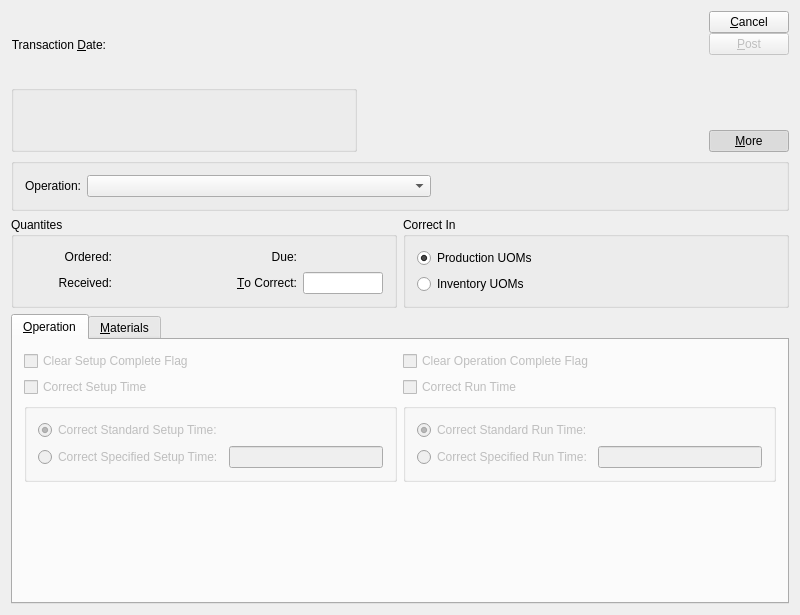
<?xml version="1.0" encoding="UTF-8"?>
<ui version="4.0">
 <comment>This file is part of the xtmfg Package for xTuple ERP,
and is Copyright (c) 1999-2017 by OpenMFG LLC, d/b/a xTuple.  It
is licensed to you under the xTuple End-User License Agreement (&quot;the
EULA&quot;), the full text of which is available at www.xtuple.com/EULA.
While the EULA gives you access to source code and encourages your
involvement in the development process, this Package is not free
software.  By using this software, you agree to be bound by the
terms of the EULA.</comment>
 <class>correctOperationsPosting</class>
 <widget class="QDialog" name="correctOperationsPosting">
  <property name="geometry">
   <rect>
    <x>0</x>
    <y>0</y>
    <width>800</width>
    <height>615</height>
   </rect>
  </property>
  <property name="windowTitle">
   <string>Correct Operation Posting</string>
  </property>
  <layout class="QGridLayout" name="gridLayout_5">
   <item row="0" column="0" colspan="2">
    <layout class="QHBoxLayout" name="horizontalLayout_2">
     <item>
      <layout class="QVBoxLayout" name="verticalLayout">
       <item>
        <layout class="QHBoxLayout" name="horizontalLayout">
         <item>
          <widget class="QLabel" name="_transDateLit">
           <property name="text">
            <string>Transaction &amp;Date:</string>
           </property>
           <property name="alignment">
            <set>Qt::AlignRight|Qt::AlignTrailing|Qt::AlignVCenter</set>
           </property>
           <property name="buddy">
            <cstring>_transDate</cstring>
           </property>
          </widget>
         </item>
         <item>
          <widget class="DLineEdit" name="_transDate">
           <property name="sizePolicy">
            <sizepolicy hsizetype="Preferred" vsizetype="Fixed">
             <horstretch>0</horstretch>
             <verstretch>0</verstretch>
            </sizepolicy>
           </property>
          </widget>
         </item>
         <item>
          <spacer>
           <property name="orientation">
            <enum>Qt::Horizontal</enum>
           </property>
           <property name="sizeType">
            <enum>QSizePolicy::Expanding</enum>
           </property>
           <property name="sizeHint" stdset="0">
            <size>
             <width>20</width>
             <height>20</height>
            </size>
           </property>
          </spacer>
         </item>
        </layout>
       </item>
       <item>
        <widget class="QGroupBox" name="_woGroup">
         <property name="title">
          <string/>
         </property>
         <layout class="QGridLayout" name="gridLayout">
          <item row="0" column="0">
           <widget class="WoCluster" name="_wo">
            <property name="focusPolicy">
             <enum>Qt::StrongFocus</enum>
            </property>
           </widget>
          </item>
         </layout>
        </widget>
       </item>
      </layout>
     </item>
     <item>
      <spacer>
       <property name="orientation">
        <enum>Qt::Horizontal</enum>
       </property>
       <property name="sizeType">
        <enum>QSizePolicy::Expanding</enum>
       </property>
       <property name="sizeHint" stdset="0">
        <size>
         <width>20</width>
         <height>20</height>
        </size>
       </property>
      </spacer>
     </item>
     <item>
      <layout class="QVBoxLayout">
       <property name="spacing">
        <number>0</number>
       </property>
       <item>
        <widget class="QPushButton" name="_close">
         <property name="text">
          <string>&amp;Cancel</string>
         </property>
        </widget>
       </item>
       <item>
        <widget class="QPushButton" name="_post">
         <property name="enabled">
          <bool>false</bool>
         </property>
         <property name="text">
          <string>&amp;Post</string>
         </property>
         <property name="default">
          <bool>true</bool>
         </property>
        </widget>
       </item>
       <item>
        <spacer>
         <property name="orientation">
          <enum>Qt::Vertical</enum>
         </property>
         <property name="sizeType">
          <enum>QSizePolicy::Expanding</enum>
         </property>
         <property name="sizeHint" stdset="0">
          <size>
           <width>20</width>
           <height>35</height>
          </size>
         </property>
        </spacer>
       </item>
       <item>
        <widget class="QPushButton" name="_more">
         <property name="text">
          <string>&amp;More</string>
         </property>
         <property name="checkable">
          <bool>true</bool>
         </property>
         <property name="checked">
          <bool>true</bool>
         </property>
        </widget>
       </item>
      </layout>
     </item>
    </layout>
   </item>
   <item row="1" column="0" colspan="2">
    <widget class="QGroupBox" name="_operationGroup">
     <property name="minimumSize">
      <size>
       <width>648</width>
       <height>0</height>
      </size>
     </property>
     <property name="title">
      <string/>
     </property>
     <layout class="QHBoxLayout">
      <item>
       <widget class="QLabel" name="_woOperationLit">
        <property name="text">
         <string>Operation:</string>
        </property>
        <property name="alignment">
         <set>Qt::AlignRight|Qt::AlignTrailing|Qt::AlignVCenter</set>
        </property>
       </widget>
      </item>
      <item>
       <widget class="XComboBox" name="_wooper">
        <property name="sizePolicy">
         <sizepolicy hsizetype="Expanding" vsizetype="Fixed">
          <horstretch>0</horstretch>
          <verstretch>0</verstretch>
         </sizepolicy>
        </property>
       </widget>
      </item>
      <item>
       <spacer>
        <property name="orientation">
         <enum>Qt::Horizontal</enum>
        </property>
        <property name="sizeType">
         <enum>QSizePolicy::MinimumExpanding</enum>
        </property>
        <property name="sizeHint" stdset="0">
         <size>
          <width>0</width>
          <height>20</height>
         </size>
        </property>
       </spacer>
      </item>
     </layout>
    </widget>
   </item>
   <item row="2" column="0">
    <widget class="QGroupBox" name="_qtyGroup">
     <property name="title">
      <string>Quantites</string>
     </property>
     <layout class="QGridLayout">
      <item row="0" column="0">
       <widget class="QLabel" name="_qtyOrderedLit">
        <property name="text">
         <string>Ordered:</string>
        </property>
        <property name="alignment">
         <set>Qt::AlignRight|Qt::AlignTrailing|Qt::AlignVCenter</set>
        </property>
       </widget>
      </item>
      <item row="0" column="1">
       <widget class="XLabel" name="_qtyOrdered">
        <property name="alignment">
         <set>Qt::AlignRight|Qt::AlignTrailing|Qt::AlignVCenter</set>
        </property>
       </widget>
      </item>
      <item row="0" column="2">
       <widget class="QLabel" name="_qtyBalanceLit">
        <property name="text">
         <string>Due:</string>
        </property>
        <property name="alignment">
         <set>Qt::AlignRight|Qt::AlignTrailing|Qt::AlignVCenter</set>
        </property>
       </widget>
      </item>
      <item row="0" column="3">
       <widget class="XLabel" name="_qtyBalance">
        <property name="alignment">
         <set>Qt::AlignRight|Qt::AlignTrailing|Qt::AlignVCenter</set>
        </property>
       </widget>
      </item>
      <item row="1" column="0">
       <widget class="QLabel" name="_qtyReceivedLit">
        <property name="text">
         <string>Received:</string>
        </property>
        <property name="alignment">
         <set>Qt::AlignRight|Qt::AlignTrailing|Qt::AlignVCenter</set>
        </property>
       </widget>
      </item>
      <item row="1" column="1">
       <widget class="XLabel" name="_qtyReceived">
        <property name="alignment">
         <set>Qt::AlignRight|Qt::AlignTrailing|Qt::AlignVCenter</set>
        </property>
       </widget>
      </item>
      <item row="1" column="2">
       <widget class="QLabel" name="_qtyToCorrectLit">
        <property name="sizePolicy">
         <sizepolicy hsizetype="Preferred" vsizetype="Fixed">
          <horstretch>0</horstretch>
          <verstretch>0</verstretch>
         </sizepolicy>
        </property>
        <property name="text">
         <string>&amp;To Correct:</string>
        </property>
        <property name="alignment">
         <set>Qt::AlignRight|Qt::AlignTrailing|Qt::AlignVCenter</set>
        </property>
        <property name="buddy">
         <cstring>_qty</cstring>
        </property>
       </widget>
      </item>
      <item row="1" column="3">
       <widget class="XLineEdit" name="_qty">
        <property name="sizePolicy">
         <sizepolicy hsizetype="Preferred" vsizetype="Fixed">
          <horstretch>0</horstretch>
          <verstretch>0</verstretch>
         </sizepolicy>
        </property>
        <property name="maximumSize">
         <size>
          <width>80</width>
          <height>16777215</height>
         </size>
        </property>
        <property name="alignment">
         <set>Qt::AlignRight</set>
        </property>
       </widget>
      </item>
     </layout>
    </widget>
   </item>
   <item row="2" column="1">
    <widget class="QGroupBox" name="_uomGroup">
     <property name="title">
      <string>Correct In</string>
     </property>
     <layout class="QGridLayout">
      <item row="0" column="0">
       <widget class="QRadioButton" name="_productionUOM">
        <property name="sizePolicy">
         <sizepolicy hsizetype="Minimum" vsizetype="Fixed">
          <horstretch>0</horstretch>
          <verstretch>0</verstretch>
         </sizepolicy>
        </property>
        <property name="text">
         <string>Production UOMs</string>
        </property>
        <property name="checked">
         <bool>true</bool>
        </property>
       </widget>
      </item>
      <item row="1" column="0">
       <widget class="QRadioButton" name="_inventoryUOM">
        <property name="sizePolicy">
         <sizepolicy hsizetype="Minimum" vsizetype="Fixed">
          <horstretch>0</horstretch>
          <verstretch>0</verstretch>
         </sizepolicy>
        </property>
        <property name="text">
         <string>Inventory UOMs</string>
        </property>
       </widget>
      </item>
      <item row="0" column="1">
       <spacer>
        <property name="orientation">
         <enum>Qt::Horizontal</enum>
        </property>
        <property name="sizeType">
         <enum>QSizePolicy::Preferred</enum>
        </property>
        <property name="sizeHint" stdset="0">
         <size>
          <width>40</width>
          <height>20</height>
         </size>
        </property>
       </spacer>
      </item>
     </layout>
    </widget>
   </item>
   <item row="3" column="0" colspan="2">
    <widget class="QTabWidget" name="_moreTab">
     <property name="currentIndex">
      <number>0</number>
     </property>
     <widget class="QWidget" name="_opTab">
      <attribute name="title">
       <string>&amp;Operation</string>
      </attribute>
      <layout class="QGridLayout" name="gridLayout_3">
       <item row="0" column="0">
        <layout class="QVBoxLayout" name="verticalLayout_4">
         <item>
          <layout class="QGridLayout" name="gridLayout_2">
           <item row="0" column="0">
            <layout class="QVBoxLayout" name="verticalLayout_2">
             <item>
              <layout class="QHBoxLayout">
               <item>
                <widget class="QCheckBox" name="_clearSuComplete">
                 <property name="enabled">
                  <bool>false</bool>
                 </property>
                 <property name="sizePolicy">
                  <sizepolicy hsizetype="Expanding" vsizetype="Fixed">
                   <horstretch>0</horstretch>
                   <verstretch>0</verstretch>
                  </sizepolicy>
                 </property>
                 <property name="text">
                  <string>Clear Setup Complete Flag</string>
                 </property>
                </widget>
               </item>
               <item>
                <spacer>
                 <property name="orientation">
                  <enum>Qt::Horizontal</enum>
                 </property>
                 <property name="sizeType">
                  <enum>QSizePolicy::Expanding</enum>
                 </property>
                 <property name="sizeHint" stdset="0">
                  <size>
                   <width>0</width>
                   <height>0</height>
                  </size>
                 </property>
                </spacer>
               </item>
              </layout>
             </item>
             <item>
              <layout class="QHBoxLayout">
               <item>
                <widget class="QCheckBox" name="_correctSutime">
                 <property name="enabled">
                  <bool>false</bool>
                 </property>
                 <property name="sizePolicy">
                  <sizepolicy hsizetype="Minimum" vsizetype="Fixed">
                   <horstretch>0</horstretch>
                   <verstretch>0</verstretch>
                  </sizepolicy>
                 </property>
                 <property name="text">
                  <string>Correct Setup Time</string>
                 </property>
                </widget>
               </item>
               <item>
                <spacer>
                 <property name="orientation">
                  <enum>Qt::Horizontal</enum>
                 </property>
                 <property name="sizeType">
                  <enum>QSizePolicy::Expanding</enum>
                 </property>
                 <property name="sizeHint" stdset="0">
                  <size>
                   <width>0</width>
                   <height>0</height>
                  </size>
                 </property>
                </spacer>
               </item>
              </layout>
             </item>
             <item>
              <widget class="QGroupBox" name="_sutimeGroup">
               <property name="enabled">
                <bool>false</bool>
               </property>
               <property name="title">
                <string/>
               </property>
               <layout class="QVBoxLayout">
                <item>
                 <layout class="QHBoxLayout">
                  <item>
                   <widget class="QRadioButton" name="_correctStandardSutime">
                    <property name="text">
                     <string>Correct Standard Setup Time:</string>
                    </property>
                    <property name="checked">
                     <bool>true</bool>
                    </property>
                   </widget>
                  </item>
                  <item>
                   <widget class="XLabel" name="_standardSutime">
                    <property name="sizePolicy">
                     <sizepolicy hsizetype="Expanding" vsizetype="Preferred">
                      <horstretch>0</horstretch>
                      <verstretch>0</verstretch>
                     </sizepolicy>
                    </property>
                   </widget>
                  </item>
                 </layout>
                </item>
                <item>
                 <layout class="QHBoxLayout">
                  <item>
                   <widget class="QRadioButton" name="_correctSpecifiedSutime">
                    <property name="text">
                     <string>Correct Specified Setup Time:</string>
                    </property>
                   </widget>
                  </item>
                  <item>
                   <widget class="XLineEdit" name="_specifiedSutime">
                    <property name="enabled">
                     <bool>false</bool>
                    </property>
                    <property name="minimumSize">
                     <size>
                      <width>80</width>
                      <height>0</height>
                     </size>
                    </property>
                   </widget>
                  </item>
                 </layout>
                </item>
               </layout>
              </widget>
             </item>
            </layout>
           </item>
           <item row="0" column="1">
            <layout class="QVBoxLayout" name="verticalLayout_3">
             <item>
              <layout class="QHBoxLayout">
               <item>
                <widget class="QCheckBox" name="_clearRnComplete">
                 <property name="enabled">
                  <bool>false</bool>
                 </property>
                 <property name="text">
                  <string>Clear Operation Complete Flag</string>
                 </property>
                </widget>
               </item>
               <item>
                <spacer>
                 <property name="orientation">
                  <enum>Qt::Horizontal</enum>
                 </property>
                 <property name="sizeType">
                  <enum>QSizePolicy::Expanding</enum>
                 </property>
                 <property name="sizeHint" stdset="0">
                  <size>
                   <width>0</width>
                   <height>0</height>
                  </size>
                 </property>
                </spacer>
               </item>
              </layout>
             </item>
             <item>
              <layout class="QHBoxLayout">
               <item>
                <widget class="QCheckBox" name="_correctRntime">
                 <property name="enabled">
                  <bool>false</bool>
                 </property>
                 <property name="text">
                  <string>Correct Run Time</string>
                 </property>
                </widget>
               </item>
               <item>
                <spacer>
                 <property name="orientation">
                  <enum>Qt::Horizontal</enum>
                 </property>
                 <property name="sizeType">
                  <enum>QSizePolicy::Expanding</enum>
                 </property>
                 <property name="sizeHint" stdset="0">
                  <size>
                   <width>0</width>
                   <height>0</height>
                  </size>
                 </property>
                </spacer>
               </item>
              </layout>
             </item>
             <item>
              <widget class="QGroupBox" name="_rntimeGroup">
               <property name="enabled">
                <bool>false</bool>
               </property>
               <property name="title">
                <string/>
               </property>
               <layout class="QVBoxLayout">
                <item>
                 <layout class="QHBoxLayout">
                  <item>
                   <widget class="QRadioButton" name="_correctStandardRntime">
                    <property name="text">
                     <string>Correct Standard Run Time:</string>
                    </property>
                    <property name="checked">
                     <bool>true</bool>
                    </property>
                   </widget>
                  </item>
                  <item>
                   <widget class="XLabel" name="_standardRntime">
                    <property name="sizePolicy">
                     <sizepolicy hsizetype="Expanding" vsizetype="Preferred">
                      <horstretch>0</horstretch>
                      <verstretch>0</verstretch>
                     </sizepolicy>
                    </property>
                    <property name="minimumSize">
                     <size>
                      <width>80</width>
                      <height>0</height>
                     </size>
                    </property>
                   </widget>
                  </item>
                 </layout>
                </item>
                <item>
                 <layout class="QHBoxLayout">
                  <item>
                   <widget class="QRadioButton" name="_correctSpecifiedRntime">
                    <property name="text">
                     <string>Correct Specified Run Time:</string>
                    </property>
                   </widget>
                  </item>
                  <item>
                   <widget class="XLineEdit" name="_specifiedRntime"/>
                  </item>
                 </layout>
                </item>
               </layout>
              </widget>
             </item>
            </layout>
           </item>
          </layout>
         </item>
         <item>
          <spacer name="verticalSpacer">
           <property name="orientation">
            <enum>Qt::Vertical</enum>
           </property>
           <property name="sizeHint" stdset="0">
            <size>
             <width>20</width>
             <height>0</height>
            </size>
           </property>
          </spacer>
         </item>
        </layout>
       </item>
      </layout>
     </widget>
     <widget class="QWidget" name="_matlTab">
      <attribute name="title">
       <string>&amp;Materials</string>
      </attribute>
      <layout class="QGridLayout" name="gridLayout_4">
       <item row="0" column="0">
        <widget class="QFrame" name="_frame">
         <property name="sizePolicy">
          <sizepolicy hsizetype="Preferred" vsizetype="Expanding">
           <horstretch>0</horstretch>
           <verstretch>1</verstretch>
          </sizepolicy>
         </property>
         <property name="frameShape">
          <enum>QFrame::NoFrame</enum>
         </property>
         <property name="frameShadow">
          <enum>QFrame::Plain</enum>
         </property>
         <layout class="QVBoxLayout">
          <property name="spacing">
           <number>0</number>
          </property>
          <property name="margin">
           <number>0</number>
          </property>
          <item>
           <widget class="QCheckBox" name="_returnComponents">
            <property name="enabled">
             <bool>false</bool>
            </property>
            <property name="text">
             <string>&amp;Return Components</string>
            </property>
            <property name="checked">
             <bool>false</bool>
            </property>
           </widget>
          </item>
          <item>
           <widget class="XTreeWidget" name="_womatl">
            <property name="enabled">
             <bool>false</bool>
            </property>
            <property name="minimumSize">
             <size>
              <width>0</width>
              <height>100</height>
             </size>
            </property>
           </widget>
          </item>
         </layout>
        </widget>
       </item>
       <item row="1" column="0">
        <layout class="QHBoxLayout">
         <item>
          <widget class="QCheckBox" name="_correctInventory">
           <property name="enabled">
            <bool>false</bool>
           </property>
           <property name="text">
            <string>&amp;Correct Inventory</string>
           </property>
          </widget>
         </item>
         <item>
          <spacer>
           <property name="orientation">
            <enum>Qt::Horizontal</enum>
           </property>
           <property name="sizeType">
            <enum>QSizePolicy::Expanding</enum>
           </property>
           <property name="sizeHint" stdset="0">
            <size>
             <width>20</width>
             <height>20</height>
            </size>
           </property>
          </spacer>
         </item>
        </layout>
       </item>
      </layout>
     </widget>
    </widget>
   </item>
  </layout>
 </widget>
 <layoutdefault spacing="6" margin="11"/>
 <pixmapfunction>qPixmapFromMimeSource</pixmapfunction>
 <customwidgets>
  <customwidget>
   <class>DLineEdit</class>
   <extends>QWidget</extends>
   <header>datecluster.h</header>
  </customwidget>
  <customwidget>
   <class>WoCluster</class>
   <extends>QWidget</extends>
   <header>wocluster.h</header>
  </customwidget>
  <customwidget>
   <class>XComboBox</class>
   <extends>QComboBox</extends>
   <header>xcombobox.h</header>
  </customwidget>
  <customwidget>
   <class>XLabel</class>
   <extends>QLabel</extends>
   <header>xlabel.h</header>
  </customwidget>
  <customwidget>
   <class>XLineEdit</class>
   <extends>QLineEdit</extends>
   <header>xlineedit.h</header>
   <container>1</container>
  </customwidget>
  <customwidget>
   <class>XTreeWidget</class>
   <extends>QTreeWidget</extends>
   <header>xtreewidget.h</header>
   <container>1</container>
  </customwidget>
 </customwidgets>
 <tabstops>
  <tabstop>_transDate</tabstop>
  <tabstop>_wo</tabstop>
  <tabstop>_wooper</tabstop>
  <tabstop>_qty</tabstop>
  <tabstop>_productionUOM</tabstop>
  <tabstop>_inventoryUOM</tabstop>
  <tabstop>_moreTab</tabstop>
  <tabstop>_clearSuComplete</tabstop>
  <tabstop>_correctSutime</tabstop>
  <tabstop>_correctStandardSutime</tabstop>
  <tabstop>_correctSpecifiedSutime</tabstop>
  <tabstop>_specifiedSutime</tabstop>
  <tabstop>_clearRnComplete</tabstop>
  <tabstop>_correctRntime</tabstop>
  <tabstop>_correctStandardRntime</tabstop>
  <tabstop>_correctSpecifiedRntime</tabstop>
  <tabstop>_specifiedRntime</tabstop>
  <tabstop>_returnComponents</tabstop>
  <tabstop>_womatl</tabstop>
  <tabstop>_correctInventory</tabstop>
  <tabstop>_post</tabstop>
  <tabstop>_close</tabstop>
  <tabstop>_more</tabstop>
 </tabstops>
 <resources/>
 <connections>
  <connection>
   <sender>_close</sender>
   <signal>clicked()</signal>
   <receiver>correctOperationsPosting</receiver>
   <slot>reject()</slot>
   <hints>
    <hint type="sourcelabel">
     <x>20</x>
     <y>20</y>
    </hint>
    <hint type="destinationlabel">
     <x>20</x>
     <y>20</y>
    </hint>
   </hints>
  </connection>
  <connection>
   <sender>_correctSutime</sender>
   <signal>toggled(bool)</signal>
   <receiver>_sutimeGroup</receiver>
   <slot>setEnabled(bool)</slot>
   <hints>
    <hint type="sourcelabel">
     <x>20</x>
     <y>20</y>
    </hint>
    <hint type="destinationlabel">
     <x>20</x>
     <y>20</y>
    </hint>
   </hints>
  </connection>
  <connection>
   <sender>_correctRntime</sender>
   <signal>toggled(bool)</signal>
   <receiver>_rntimeGroup</receiver>
   <slot>setEnabled(bool)</slot>
   <hints>
    <hint type="sourcelabel">
     <x>20</x>
     <y>20</y>
    </hint>
    <hint type="destinationlabel">
     <x>20</x>
     <y>20</y>
    </hint>
   </hints>
  </connection>
  <connection>
   <sender>_returnComponents</sender>
   <signal>toggled(bool)</signal>
   <receiver>_womatl</receiver>
   <slot>setEnabled(bool)</slot>
   <hints>
    <hint type="sourcelabel">
     <x>20</x>
     <y>20</y>
    </hint>
    <hint type="destinationlabel">
     <x>20</x>
     <y>20</y>
    </hint>
   </hints>
  </connection>
  <connection>
   <sender>_correctSpecifiedSutime</sender>
   <signal>toggled(bool)</signal>
   <receiver>_specifiedSutime</receiver>
   <slot>setEnabled(bool)</slot>
   <hints>
    <hint type="sourcelabel">
     <x>20</x>
     <y>20</y>
    </hint>
    <hint type="destinationlabel">
     <x>20</x>
     <y>20</y>
    </hint>
   </hints>
  </connection>
  <connection>
   <sender>_correctSpecifiedRntime</sender>
   <signal>toggled(bool)</signal>
   <receiver>_specifiedRntime</receiver>
   <slot>setEnabled(bool)</slot>
   <hints>
    <hint type="sourcelabel">
     <x>20</x>
     <y>20</y>
    </hint>
    <hint type="destinationlabel">
     <x>20</x>
     <y>20</y>
    </hint>
   </hints>
  </connection>
  <connection>
   <sender>_wooper</sender>
   <signal>valid(bool)</signal>
   <receiver>_post</receiver>
   <slot>setEnabled(bool)</slot>
   <hints>
    <hint type="sourcelabel">
     <x>20</x>
     <y>20</y>
    </hint>
    <hint type="destinationlabel">
     <x>20</x>
     <y>20</y>
    </hint>
   </hints>
  </connection>
  <connection>
   <sender>_more</sender>
   <signal>toggled(bool)</signal>
   <receiver>_moreTab</receiver>
   <slot>setVisible(bool)</slot>
   <hints>
    <hint type="sourcelabel">
     <x>746</x>
     <y>180</y>
    </hint>
    <hint type="destinationlabel">
     <x>399</x>
     <y>486</y>
    </hint>
   </hints>
  </connection>
 </connections>
</ui>
